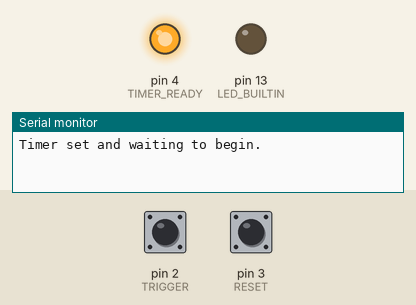
This program was run on a simulated Arduino Nano, built with avr-gcc and run on an emulated ATmega328P. Parts: output pins drawn as LEDs (lit = HIGH), the last lines printed to the serial monitor. Dashed ring = blinking. The test bench sets the inputs (shaded band); at power-on: pin 2 (TRIGGER) LOW, pin 3 (RESET) LOW.

Above: at 1.2 s.
1.3 s: pin 2 (TRIGGER) driven HIGH
At 1.9 s:
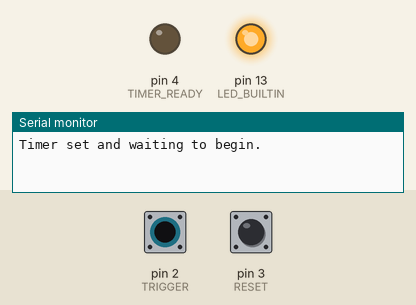
2.8 s: pin 2 (TRIGGER) pulsed LOW 5 times (0.12 s each, 0.3 s apart)
At 3.07 s:
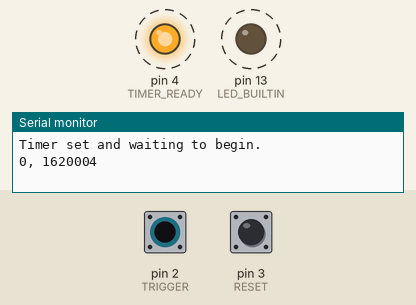
Timing chart, 0 to 5.8 s (numbered marks = the images above; inputs shaded):
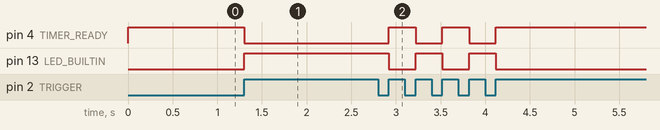

Measured:
- after the input at 1.3 s, pin 4 (TIMER_READY): HIGH → LOW at once; pin 13 (LED_BUILTIN): LOW → HIGH at once
- after the input at 2.8 s, pin 4 (TIMER_READY): alternates HIGH for 0.30 s and LOW for 0.30 s, 5 changes in all, then stays HIGH, starting after 0.12 s; pin 13 (LED_BUILTIN): alternates HIGH for 0.30 s and LOW for 0.30 s, 5 changes in all, then stays LOW, starting after 0.12 s

The program:

main.cpp
```cpp
#include <Arduino.h>

#define DEBUG

#define TIMER_READY 4 // gpio20
#define RESET 3 // gpio16
#define TRIGGER 2 // gpio21

volatile bool isTimerRunning = false;

int count = 0;
long unsigned int time_value = 0;

void finishTimer() {
  isTimerRunning = !isTimerRunning;
}

void resetTimer() {
  Serial.println("Timer set and waiting to begin. ");
  count = 0;
}

void setup() {
  Serial.begin(115200);

  pinMode(LED_BUILTIN, OUTPUT);
  pinMode(TIMER_READY, OUTPUT);
  pinMode(TRIGGER, INPUT);
  pinMode(RESET, INPUT);

  attachInterrupt(digitalPinToInterrupt(TRIGGER), finishTimer, RISING);
  attachInterrupt(digitalPinToInterrupt(RESET), resetTimer, RISING);

  digitalWrite(TIMER_READY, LOW);
  digitalWrite(LED_BUILTIN, LOW);
  resetTimer();
}

void loop() {
  digitalWrite(LED_BUILTIN, LOW);
  digitalWrite(TIMER_READY, HIGH);

  while (!isTimerRunning) // 1st trigger
  time_value = micros();

  digitalWrite(TIMER_READY, LOW);
  digitalWrite(LED_BUILTIN, HIGH);

  while(isTimerRunning);  // 2nd trigger
  time_value = micros() - time_value;
  Serial.println(String(count) + ", " + String(time_value));
  count+=1;
}
```
